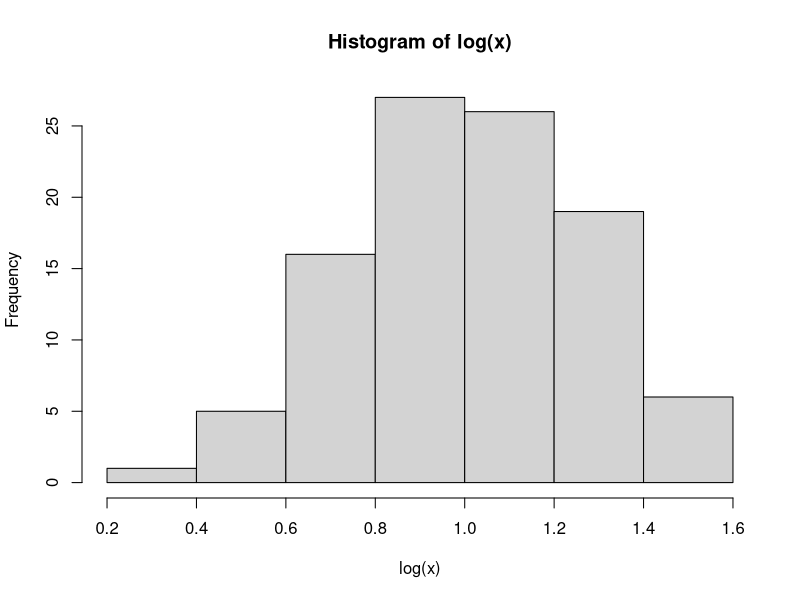

Write the R code that produced this figure.
## ---- chunk 1
rm(list=ls())

## create log-normal distribution, µ ≈ mean, sigma ≈ sd
x <- rlnorm(100, meanlog = 1, sdlog = 0.25)

## plot distribution on log scale
hist(log(x))

## mean of log-normal distribution x
mean(x)

## variance of log-normal distribution x
var(x)

